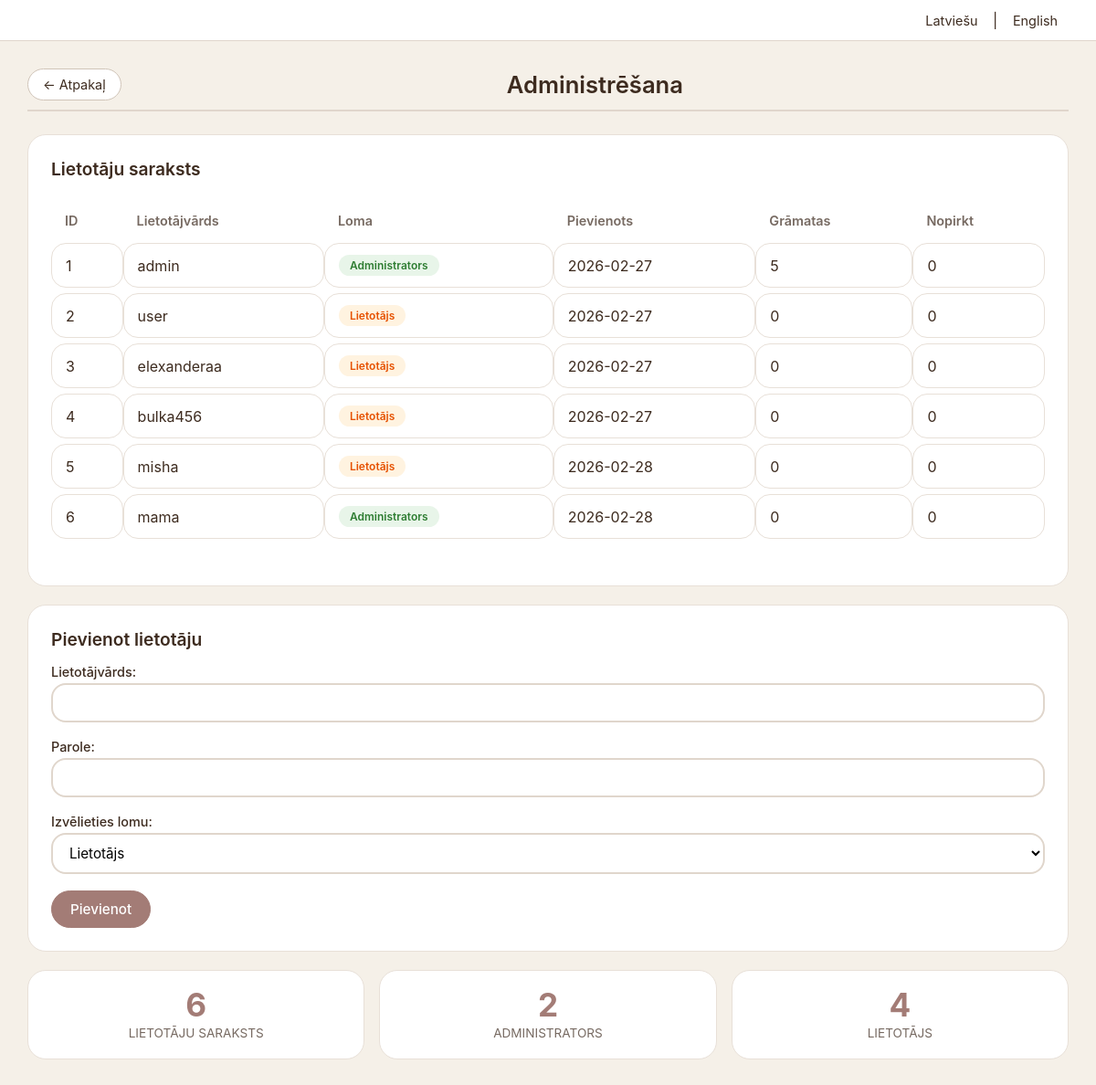
The page /admin (signed in) on the database its author committed.
### tables this page shows
CREATE TABLE users(
            id INTEGER PRIMARY KEY AUTOINCREMENT,
            username TEXT UNIQUE,
            password TEXT,
            role TEXT DEFAULT 'user',
            created_at TEXT
        );

### app.py (the view)
@app.route('/admin')
def admin_panel():
    if session.get('role') != 'admin':
        return redirect(url_for('index'))
    lang = request.args.get('lang', 'lv')
    users_list = izpildit_vaicajumu(
        "SELECT id, username, role, created_at FROM users ORDER BY id",
        visi=True
    )
    users_with_stats = []
    for u in users_list:
        books_count = izpildit_vaicajumu(
            "SELECT COUNT(*) FROM books WHERE user_id=?",
            (u['id'],),
            viens=True
        )
        tobuy_count = izpildit_vaicajumu(
            "SELECT COUNT(*) FROM tobuy WHERE user_id=?",
            (u['id'],),
            viens=True
        )
        users_with_stats.append({
            'id': u['id'],
            'username': u['username'],
            'role': u['role'],
            'created_at': u['created_at'],
            'books_count': books_count[0] if books_count else 0,
            'tobuy_count': tobuy_count[0] if tobuy_count else 0
        })
    return render_template(
        'admin.html',
        t=ieladet_tulkojumus('admin', lang),
        users=users_with_stats,
        lang=lang,
        session=session
    )

### app.py (called while the page is built)
def izpildit_vaicajumu(vaicajums, parametri=(), viens=False, visi=False):
    savienojums = sqlite3.connect('biblioteka.db')
    savienojums.row_factory = sqlite3.Row
    kursors = savienojums.cursor()
    kursors.execute(vaicajums, parametri)
    savienojums.commit()
    rezultats = None
    if viens:
        rezultats = kursors.fetchone()
    elif visi:
        rezultats = kursors.fetchall()
    savienojums.close()
    return rezultats

def ieladet_tulkojumus(lapa, valoda='lv'):
    try:
        if valoda not in ['lv', 'en']:
            valoda = 'lv'
        faila_cels = os.path.join('/home/elexanderaa/DigitalLibrary/static', f'{valoda}.json')
        with open(faila_cels, 'r', encoding='utf-8') as f:
            visi_tulkojumi = json.load(f)
            return visi_tulkojumi.get(lapa, {})
    except:
        return {}

### templates/admin.html (shortened to what this page needs)
<!DOCTYPE html>
<html>
<head>
    <link rel="stylesheet" href="{{ url_for('static', filename='style.css') }}">
</head>
<body>
    <div class="language-bar">
        <a href="/admin?lang=lv">Latviešu</a> |
        <a href="/admin?lang=en">English</a>
    </div>
    <div class="container">
        <div class="header">
            <div class="header-left">
                <a href="/profile?username={{ session.username }}&lang={{ lang }}" class="btn-back">← {{ t.back }}</a>
            </div>
            <div class="header-title">{{ t.title }}</div>
        </div>
        <div class="admin-panel">
            <h3>{{ t.users }}</h3>
            <table>
                <tr>
                    <th>{{ t.id }}</th>
                    <th>{{ t.username }}</th>
                    <th>{{ t.role }}</th>
                    <th>{{ t.created }}</th>
                    <th>{{ t.books }}</th>
                    <th>{{ t.tobuy }}</th>
                </tr>
                {% for user in users %}
                <tr>
                    <td>{{ user.id }}</td>
                    <td>{{ user.username }}</td>
                    <td>
                        {% if user.role == 'admin' %}
                            <span class="book-status status-read">{{ t.admin_role }}</span>
                        {% else %}
                            <span class="book-status status-notread">{{ t.user_role }}</span>
                        {% endif %}
                    </td>
                    <td>{{ user.created_at[:10] if user.created_at else '' }}</td>
                    <td>{{ user.books_count }}</td>
                    <td>{{ user.tobuy_count }}</td>
                </tr>
                {% endfor %}
            </table>
        </div>
        <div class="admin-panel mt-20">
            <h3>{{ t.add_user }}</h3>
            <form action="/admin/add_user?lang={{ lang }}" method="post">
                <div class="form-group">
                    <label>{{ t.username }}:</label>
                    <input type="text" name="username" required minlength="3">
                </div>
                <div class="form-group">
                    <label>{{ t.password }}:</label>
                    <input type="password" name="password" required minlength="4">
                </div>
                <div class="form-group">
                    <label>{{ t.role_select }}:</label>
                    <select name="role" required>
                        <option value="user">{{ t.user_role }}</option>
                    </select>
                </div>
                <button type="submit" class="btn btn-primary">{{ t.add }}</button>
            </form>
        </div>
        <div class="stats-grid mt-20">
            <div class="stat-card">
                <div class="stat-value">{{ users|length }}</div>
                <div class="stat-label">{{ t.users }}</div>
            </div>
            <div class="stat-card">
                <div class="stat-value">
                    {{ users|selectattr('role', 'equalto', 'admin')|list|length }}
                </div>
                <div class="stat-label">{{ t.admin_role }}</div>
            </div>
            <div class="stat-card">
                <div class="stat-value">
                    {{ users|selectattr('role', 'equalto', 'user')|list|length }}
                </div>
                <div class="stat-label">{{ t.user_role }}</div>
            </div>
        </div>
    </div>
</body>
</html>

### static/style.css (style rules this page uses)
:root { --dark-oak: #3D2B1F; --muted-sage: #8E9680; --dusty-mauve: #A37C76; --warm-amber: #D9B382; --vintage-cream: #E6D8C1; --white: #ffffff; --black: #2c3e50; --shadow-sm: 0 2px 4px rgba(0, 0, 0, 0.05); --shadow-md: 0 4px 8px rgba(0, 0, 0, 0.08); --transition: all 0.15s ease; }
* { margin: 0; padding: 0; box-sizing: border-box; font-family: -apple-system, BlinkMacSystemFont, 'Segoe UI', Roboto, sans-serif; }
body { background: #f5f0e8; min-height: 100vh; color: var(--dark-oak); }
.language-bar { text-align: right; padding: 12px 30px; background: white; border-bottom: 1px solid #e0d6cc; }
.language-bar a { color: var(--dark-oak); text-decoration: none; padding: 4px 12px; border-radius: 20px; font-size: 0.9rem; }
.container { max-width: 1200px; margin: 0 auto; padding: 20px 30px; }
.header { display: flex; align-items: center; margin-bottom: 25px; padding: 10px 0; border-bottom: 2px solid #e0d6cc; }
.header-left { min-width: 100px; }
.header-title { flex: 1; text-align: center; font-size: 1.6rem; font-weight: 600; color: var(--dark-oak); }
.btn-back { background: white; color: var(--dark-oak); padding: 8px 16px; border: 1px solid #d0c4b8; border-radius: 30px; font-size: 0.9rem; text-decoration: none; display: inline-block; transition: var(--transition); white-space: nowrap; }
h3 { margin-bottom: 15px; font-size: 1.2rem; font-weight: 600; color: var(--dark-oak); }
.btn { padding: 10px 20px; border: none; border-radius: 30px; font-size: 0.95rem; font-weight: 500; cursor: pointer; transition: var(--transition); text-decoration: none; display: inline-block; text-align: center; }
.btn-primary { background: var(--dusty-mauve); color: white; border: 1px solid var(--dusty-mauve); }
.form-group { margin-bottom: 18px; }
.form-group label { display: block; margin-bottom: 4px; font-weight: 500; font-size: 0.9rem; color: var(--dark-oak); }
.form-group input, .form-group select, .form-group textarea { width: 100%; padding: 10px 14px; border: 2px solid #e0d6cc; border-radius: 16px; font-size: 0.95rem; background: white; }
.book-status { display: inline-block; padding: 4px 12px; border-radius: 30px; font-size: 0.75rem; font-weight: 600; }
.status-read { background: #e8f5e9; color: #2e7d32; }
.status-notread { background: #fff3e0; color: #e65100; }
.stats-grid { display: grid; grid-template-columns: repeat(auto-fit, minmax(160px, 1fr)); gap: 16px; margin: 25px 0; }
.stat-card { background: white; padding: 20px; border-radius: 20px; text-align: center; border: 1px solid #e8e0d8; }
.stat-value { font-size: 2.2rem; font-weight: 700; color: var(--dusty-mauve); line-height: 1; margin-bottom: 5px; }
.stat-label { font-size: 0.85rem; color: var(--dark-oak); opacity: 0.7; text-transform: uppercase; }
table { width: 100%; border-collapse: separate; border-spacing: 0 6px; margin: 20px 0; }
th { background: transparent; color: var(--dark-oak); padding: 10px 15px; text-align: left; font-weight: 600; font-size: 0.9rem; opacity: 0.7; }
td { background: white; padding: 12px 15px; border-radius: 16px; border: 1px solid #e8e0d8; }
.admin-panel { background: white; padding: 25px; border-radius: 20px; margin-top: 20px; border: 1px solid #e8e0d8; }
.mt-20 { margin-top: 20px; }

### rows shown on the page
users: id "1", username "admin", admin_role "Administrators", created_at "2026-02-27", books_count "5", tobuy_count "0"
users: id "2", username "user", user_role "Lietotājs", created_at "2026-02-27", books_count "0", tobuy_count "0"
users: id "3", username "elexanderaa", user_role "Lietotājs", created_at "2026-02-27", books_count "0", tobuy_count "0"
users: id "4", username "bulka456", user_role "Lietotājs", created_at "2026-02-27", books_count "0", tobuy_count "0"
users: id "5", username "misha", user_role "Lietotājs", created_at "2026-02-28", books_count "0", tobuy_count "0"
users: id "6", username "mama", admin_role "Administrators", created_at "2026-02-28", books_count "0", tobuy_count "0"

### other values the page prints
{{ t.back }} "Atpakaļ"
{{ t.title }} "Administrēšana"
{{ t.users }} "Lietotāju saraksts"
{{ t.id }} "ID"
{{ t.username }} "Lietotājvārds"
{{ t.role }} "Loma"
{{ t.created }} "Pievienots"
{{ t.books }} "Grāmatas"
{{ t.tobuy }} "Nopirkt"
{{ t.add_user }} "Pievienot lietotāju"
{{ t.password }} "Parole"
{{ t.role_select }} "Izvēlieties lomu"
{{ t.add }} "Pievienot"
{{ users|length }} "6"
{{ t.users }} "LIETOTĀJU SARAKSTS"
